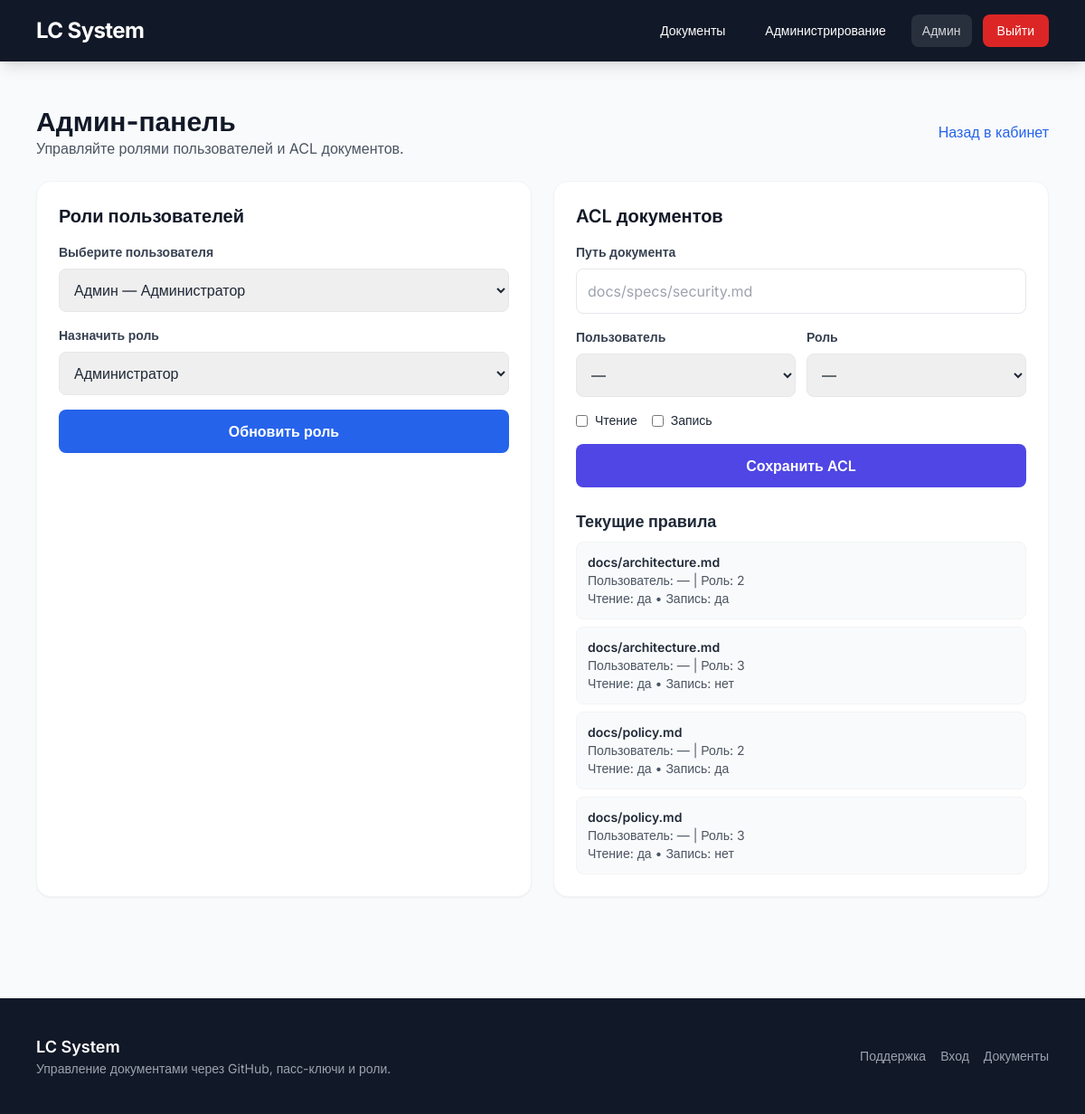
Screenshot of /pages/admin.php (signed in) with the database file from the repository.
### tables this page shows
CREATE TABLE IF NOT EXISTS document_acl (
    id INT AUTO_INCREMENT PRIMARY KEY,
    document_path VARCHAR(255) NOT NULL,
    user_id INT NULL,
    role_id INT NULL,
    can_read TINYINT(1) DEFAULT 1,
    can_write TINYINT(1) DEFAULT 0,
    UNIQUE KEY uniq_acl (document_path, user_id, role_id),
    FOREIGN KEY (user_id) REFERENCES users(id),
    FOREIGN KEY (role_id) REFERENCES roles(id)
);

### pages/admin.php (the view, shortened to what this page needs)
<?php
require_once __DIR__ . '/../db.php';
$users = $pdo->query('SELECT u.id, u.username, u.email, r.role_name FROM users u JOIN roles r ON r.id = u.role_id')->fetchAll();
$roles = $pdo->query('SELECT * FROM roles')->fetchAll();
$aclRows = $pdo->query('SELECT * FROM document_acl ORDER BY document_path')->fetchAll();
?>
<?php require_once __DIR__ . '/../components/header.php'; ?>
<div class="max-w-6xl mx-auto px-4 py-12">
    <div class="flex items-center justify-between mb-6">
        <div>
            <h1 class="text-3xl font-bold text-gray-900">Админ-панель</h1>
            <p class="text-gray-600">Управляйте ролями пользователей и ACL документов.</p>
        </div>
        <a href="/pages/dashboard.php" class="text-blue-600 hover:text-blue-500">Назад в кабинет</a>
    </div>
    <div class="grid lg:grid-cols-2 gap-6">
        <div class="bg-white rounded-2xl shadow-sm border border-gray-100 p-6">
            <h2 class="text-xl font-semibold text-gray-900 mb-4">Роли пользователей</h2>
            <form method="POST" class="space-y-4">
                <div>
                    <label for="user_id" class="block text-sm font-semibold text-gray-700 mb-2">Выберите пользователя</label>
                    <select name="user_id" id="user_id" class="w-full p-3 border border-gray-200 rounded-lg">
                        <?php foreach ($users as $user): ?>
                            <option value="<?= $user['id']; ?>"><?= htmlspecialchars($user['username']); ?> — <?= htmlspecialchars($user['role_name']); ?></option>
                        <?php endforeach; ?>
                    </select>
                </div>
                <div>
                    <label for="role_id" class="block text-sm font-semibold text-gray-700 mb-2">Назначить роль</label>
                    <select name="role_id" id="role_id" class="w-full p-3 border border-gray-200 rounded-lg">
                        <?php foreach ($roles as $role): ?>
                            <option value="<?= $role['id']; ?>"><?= htmlspecialchars($role['role_name']); ?></option>
                        <?php endforeach; ?>
                    </select>
                </div>
                <button type="submit" class="w-full px-6 py-3 bg-blue-600 text-white font-semibold rounded-lg hover:bg-blue-500 transition">Обновить роль</button>
            </form>
        </div>
        <div class="bg-white rounded-2xl shadow-sm border border-gray-100 p-6">
            <h2 class="text-xl font-semibold text-gray-900 mb-4">ACL документов</h2>
            <form method="POST" class="space-y-4">
                <div>
                    <label class="block text-sm font-semibold text-gray-700 mb-2">Путь документа</label>
                    <input type="text" name="document_path" required placeholder="docs/specs/security.md" class="w-full p-3 border border-gray-200 rounded-lg focus:outline-none focus:ring-2 focus:ring-blue-500">
                </div>
                <div class="grid grid-cols-2 gap-3">
                    <div>
                        <label class="block text-sm font-semibold text-gray-700 mb-2">Пользователь</label>
                        <select name="acl_user_id" class="w-full p-3 border border-gray-200 rounded-lg">
                            <option value="">—</option>
                        </select>
                    </div>
                    <div>
                        <label class="block text-sm font-semibold text-gray-700 mb-2">Роль</label>
                        <select name="acl_role_id" class="w-full p-3 border border-gray-200 rounded-lg">
                            <option value="">—</option>
                        </select>
                    </div>
                </div>
                <div class="flex items-center gap-4 text-sm">
                    <label class="inline-flex items-center gap-2">
                        <input type="checkbox" name="can_read" class="rounded border-gray-300"> Чтение
                    </label>
                    <label class="inline-flex items-center gap-2">
                        <input type="checkbox" name="can_write" class="rounded border-gray-300"> Запись
                    </label>
                </div>
                <button type="submit" class="w-full px-6 py-3 bg-indigo-600 text-white font-semibold rounded-lg hover:bg-indigo-500 transition">Сохранить ACL</button>
            </form>
            <div class="mt-6">
                <h3 class="text-lg font-semibold mb-2">Текущие правила</h3>
                <?php if ($aclRows): ?>
                    <ul class="space-y-2 text-sm">
                        <?php foreach ($aclRows as $row): ?>
                            <li class="p-3 rounded-lg bg-gray-50 border border-gray-100">
                                <p class="font-semibold"><?= htmlspecialchars($row['document_path']); ?></p>
                                <p class="text-gray-600">Пользователь: <?= $row['user_id'] ?: '—'; ?> | Роль: <?= $row['role_id'] ?: '—'; ?></p>
                                <p class="text-gray-600">Чтение: <?= $row['can_read'] ? 'да' : 'нет'; ?> • Запись: <?= $row['can_write'] ? 'да' : 'нет'; ?></p>
                            </li>
                        <?php endforeach; ?>
                    </ul>
                <?php else: ?>
                    <p class="text-gray-500 text-sm">Пока нет правил. Добавьте их выше.</p>
                <?php endif; ?>
            </div>
        </div>
    </div>
</div>
<?php require_once __DIR__ . '/../components/footer.php'; ?>

### components/header.php (shortened to what this page needs)
<!DOCTYPE html>
<html lang="ru">
<head>
    <script src="https://cdn.tailwindcss.com"></script>
    <link rel="stylesheet" href="/assets/css/tailwind.css">
</head>
<body class="bg-gray-50 text-gray-800" style="font-family: 'Inter', sans-serif;">
    <nav class="bg-gray-900 text-white shadow-lg sticky top-0 z-50">
        <div class="max-w-6xl mx-auto px-4 py-4 flex items-center justify-between">
            <a href="/" class="text-2xl font-bold tracking-tight">LC System</a>
            <div class="flex items-center gap-3 text-sm">
                <a href="/pages/dashboard.php" class="px-4 py-2 rounded-lg hover:bg-white/10 transition">Документы</a>
                <a href="/pages/admin.php" class="px-4 py-2 rounded-lg hover:bg-white/10 transition">Администрирование</a>
                <?php if (!empty($_SESSION['user_id'])): ?>
                    <span class="hidden sm:inline px-3 py-2 rounded-lg bg-white/10 text-white/80">
                        <?= htmlspecialchars($_SESSION['username'] ?? 'Пользователь'); ?>
                    </span>
                    <a href="/logout.php" class="px-4 py-2 rounded-lg bg-red-600 hover:bg-red-500 transition">Выйти</a>
                <?php else: ?>
                    <a href="/pages/login.php" class="px-4 py-2 rounded-lg border border-white/20 hover:bg-white/10 transition">Войти</a>
                <?php endif; ?>
            </div>
        </div>
    </nav>

### components/footer.php (shortened to what this page needs)
    <footer class="mt-16 bg-gray-900 text-gray-300 py-10">
        <div class="max-w-6xl mx-auto px-4 flex flex-col md:flex-row items-center justify-between gap-4">
            <div>
                <p class="text-lg font-semibold text-white">LC System</p>
                <p class="text-sm text-gray-400">Управление документами через GitHub, пасс-ключи и роли.</p>
            </div>
            <div class="flex items-center gap-4 text-sm text-gray-400">
                <a class="hover:text-white transition" href="mailto:support@example.com">Поддержка</a>
                <a class="hover:text-white transition" href="/pages/login.php">Вход</a>
                <a class="hover:text-white transition" href="/pages/dashboard.php">Документы</a>
            </div>
        </div>
    </footer>
</body>
</html>

### rows the page displays
document_acl: document_path "docs/architecture.md", user "—", role "2", can_read "да", can_write "да"
document_acl: document_path "docs/architecture.md", user "—", role "3", can_read "да", can_write "нет"
document_acl: document_path "docs/policy.md", user "—", role "2", can_read "да", can_write "да"
document_acl: document_path "docs/policy.md", user "—", role "3", can_read "да", can_write "нет"

### other values shown
$_SESSION['username'] "Админ"
form field user_id "Админ — Администратор"
form field role_id "Администратор"
